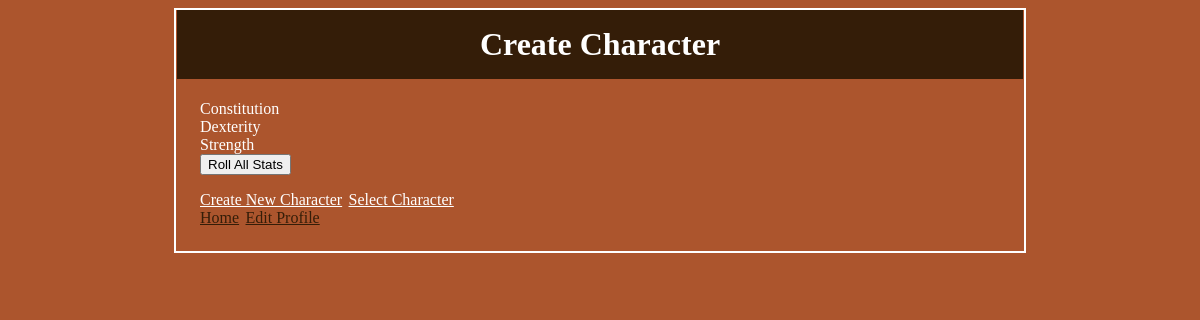
The page /Character/GenerateStats.php on the database its author committed.
### tables this page shows
CREATE TABLE stats_definitions
(  stat VARCHAR(35) NOT NULL,
   PRIMARY KEY (stat)
);

### Factories/DbConnectionFactory.php (called while the page is built, shortened)
<?php
class DbConnectionFactory
{
	public function CreateDbConnection()
	{
        $dbConnection = new PDO(DB_DSN, DB_USERNAME, DB_PASSWORD);
        $dbConnection->setAttribute(PDO::ATTR_EMULATE_PREPARES, false);
        $dbConnection->setAttribute(PDO::ATTR_ERRMODE, PDO::ERRMODE_EXCEPTION);
        return $dbConnection;
	}
}

### Database/StatRepository.php (called while the page is built, shortened)
<?php
include_once("../Factories/DbConnectionFactory.php");
class StatRepository
{
    private $_dbConnection;
    public function __construct()
    {
        $dbFactory = new DbConnectionFactory();
        $this->_dbConnection = $dbFactory->CreateDbConnection();
    }
    public function GetAllStats()
    {
        $preparedStatement = $this->_dbConnection->prepare('SELECT * FROM stats_definitions');
        $preparedStatement->execute();
        return $preparedStatement->fetchAll();
    }
}

### Templates/StatTemplateGenerator.php (the view, shortened to what this page needs)
<?php
include_once("../Database/StatRepository.php");
class StatTemplateGenerator
{
	private $_statRepository;
	public function __construct()
	{
		$this->_statRepository = new StatRepository();
	}
	public function ListStats()
	{
		$stats = $this->_statRepository->GetAllStats();
		foreach ($stats as $stat)
		{
			echo $this->ListStatType($stat['stat']);
		}
	}
public function ListStatType($statName)
{
   echo  <<<EOF
   	<div>
		<span> $statName </span>
	</div>
EOF;
}
}

### Frontend/Styles/site.css (style rules this page uses)
body { width: 50em; margin-left: auto ; margin-right: auto ; border: 2px solid white; padding: 1.5em; padding-top: 0; }
html { background-color: #ac552d; color: white; }

### rows shown on the page
stats_definitions: stat "Constitution"
stats_definitions: stat "Dexterity"
stats_definitions: stat "Strength"
